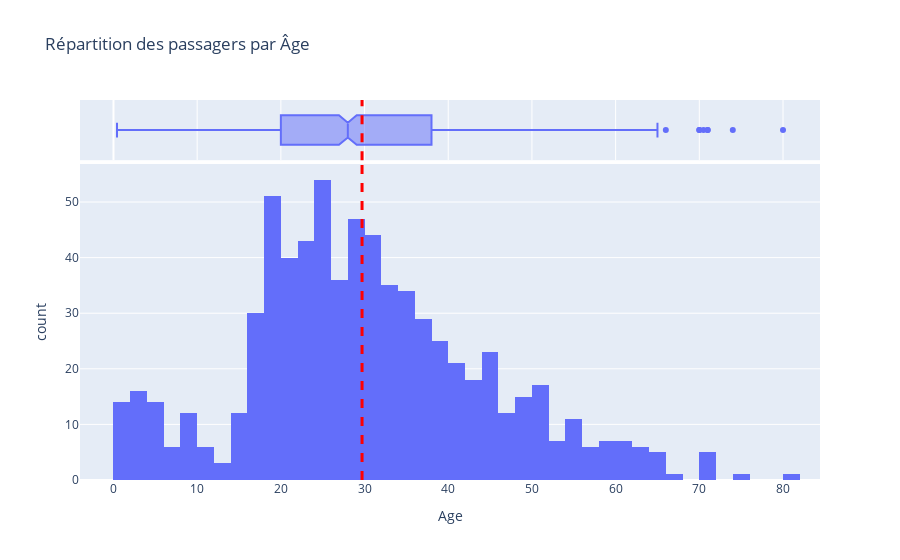

Write notebook code for a chart like this one.
### Code cell
# Question 4) Deux solutions sont possibles.
# La première est de faire un histogramme associé à un boxplot, la deuxième est d'utiliser la fonction distplot de seaborn (celle de plotly est dépréciée).
# Afin d'avoir une vision plus précise de la répartition des points, on associe un boxplot à notre figure.

fig = px.histogram(titanic_train, x="Age", marginal="box", hover_data = titanic_train.columns, title = "Répartition des passagers par Âge")
fig.add_vline(x=titanic_train["Age"].mean(), line_width=3, line_dash="dash", line_color="red")
fig.show()

### Figure 1 — Plotly figure (JSON) as saved in the notebook; plotly's stock layout.template omitted (floating-point values rounded to 4 significant figures; data arrays with more than 128 entries replaced by an {"elided": "..."} marker saying what was removed)
{"data": [{"alignmentgroup": "True", "bingroup": "x", "hovertemplate": "Age=%{x}<br>count=%{y}<extra></extra>", "legendgroup": "", "marker": {"color": "#636efa", "pattern": {"shape": ""}}, "name": "", "offsetgroup": "", "orientation": "v", "showlegend": false, "type": "histogram", "x": {"elided": "891 float values"}, "xaxis": "x", "yaxis": "y"}, {"alignmentgroup": "True", "customdata": {"elided": "891x13 mixed values"}, "hovertemplate": "Age=%{x}<br>PassengerId=%{customdata[0]}<br>Survived=%{customdata[1]}<br>Pclass=%{customdata[2]}<br>Name=%{customdata[3]}<br>Sex=%{customdata[4]}<br>SibSp=%{customdata[5]}<br>Parch=%{customdata[6]}<br>Ticket=%{customdata[7]}<br>Fare=%{customdata[8]}<br>Cabin=%{customdata[9]}<br>Embarked=%{customdata[10]}<br>FamilySize=%{customdata[11]}<br>logFare=%{customdata[12]}<extra></extra>", "legendgroup": "", "marker": {"color": "#636efa"}, "name": "", "notched": true, "offsetgroup": "", "showlegend": false, "type": "box", "x": {"elided": "891 float values"}, "xaxis": "x2", "yaxis": "y2"}], "layout": {"barmode": "relative", "legend": {"tracegroupgap": 0}, "shapes": [{"line": {"color": "red", "dash": "dash", "width": 3}, "type": "line", "x0": 29.7, "x1": 29.7, "xref": "x", "y0": 0, "y1": 1, "yref": "y domain"}, {"line": {"color": "red", "dash": "dash", "width": 3}, "type": "line", "x0": 29.7, "x1": 29.7, "xref": "x2", "y0": 0, "y1": 1, "yref": "y2 domain"}], "title": {"text": "Répartition des passagers par Âge"}, "xaxis": {"anchor": "y", "domain": [0, 1], "title": {"text": "Age"}}, "xaxis2": {"anchor": "y2", "domain": [0, 1], "matches": "x", "showgrid": true, "showticklabels": false}, "yaxis": {"anchor": "x", "domain": [0, 0.8316], "title": {"text": "count"}}, "yaxis2": {"anchor": "x2", "domain": [0.8416, 1], "matches": "y2", "showgrid": false, "showline": false, "showticklabels": false, "ticks": ""}}}
